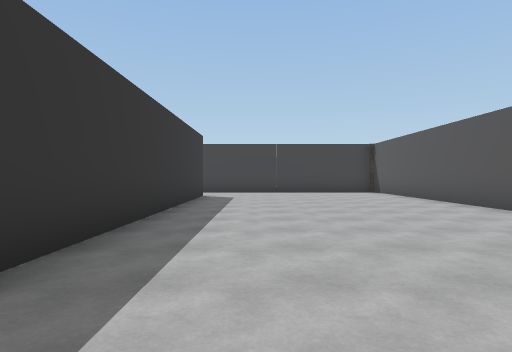
view 1 (above)

24 first-person views from a walk through a scene from a Unity 3-D project. The camera is 1.3 m above the floor, looks level and sees 75° across. The floor is counted in squares, 2 m on a side. Each view is taken from the middle of a square. On the plan, view 1 faces up. The plan holds only what a view shows up to about 10 squares ahead; the rest is blank. The place goes on beyond the plan. The player character is not drawn. Some animated figures are left out. Some surface patterns are stand-ins.

view 2
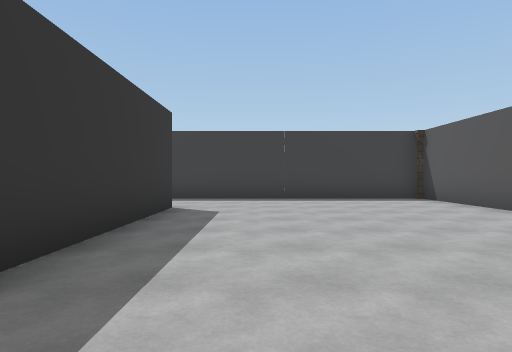

view 3
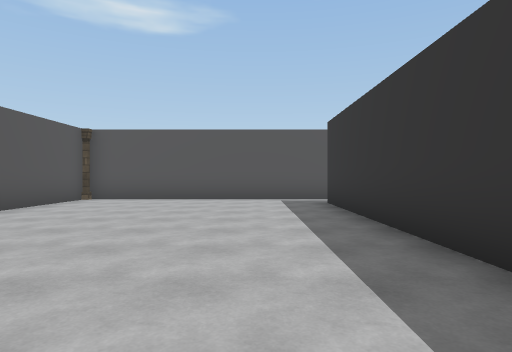

view 4
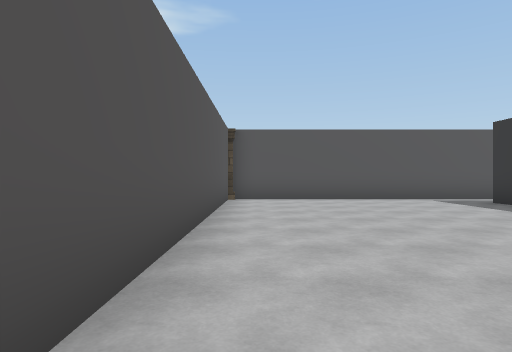

view 5
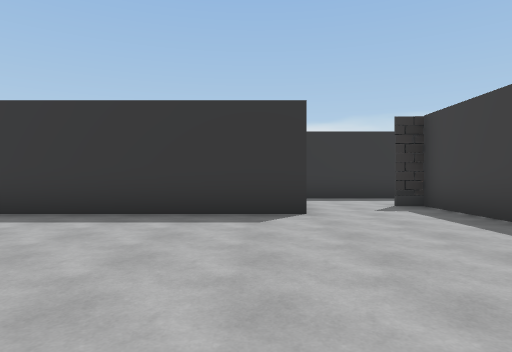

view 6
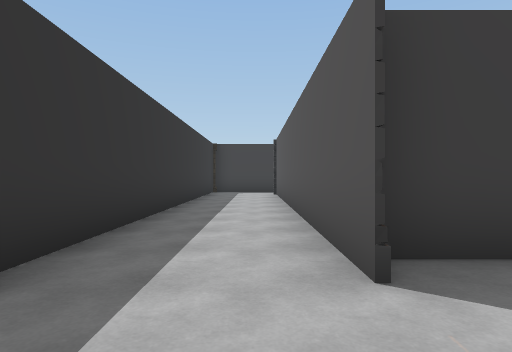

view 7
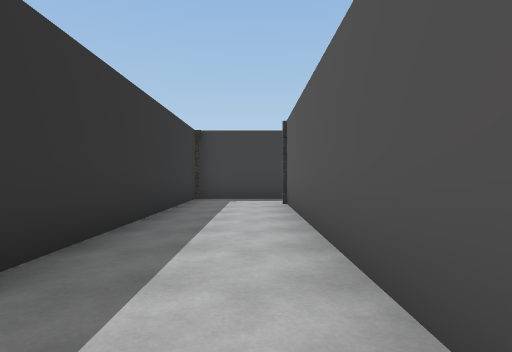

view 8
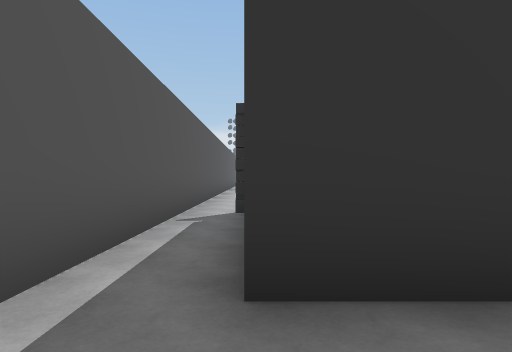

view 9
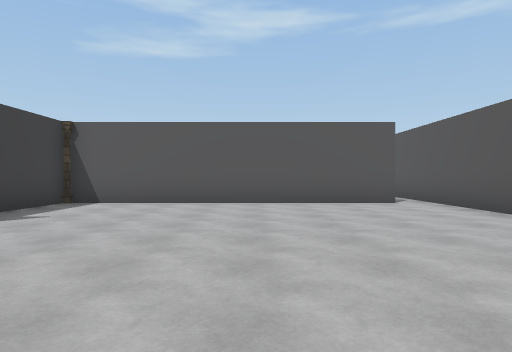

view 10
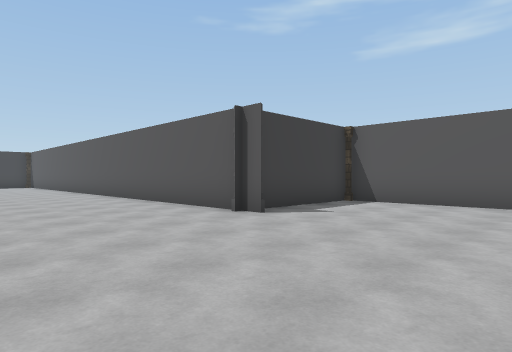

view 11
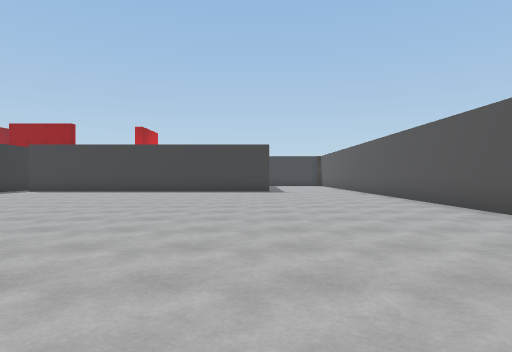

view 12
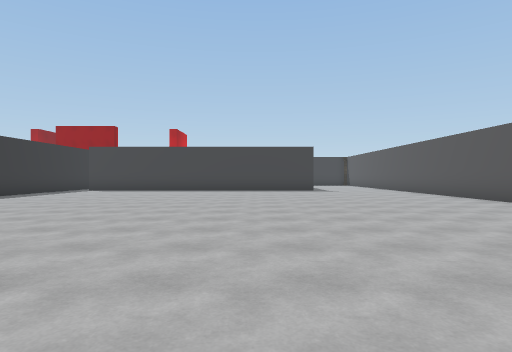

view 13
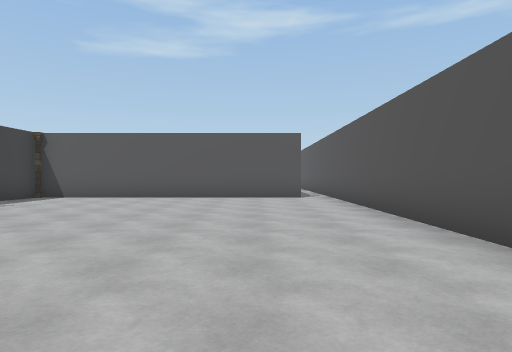

view 14
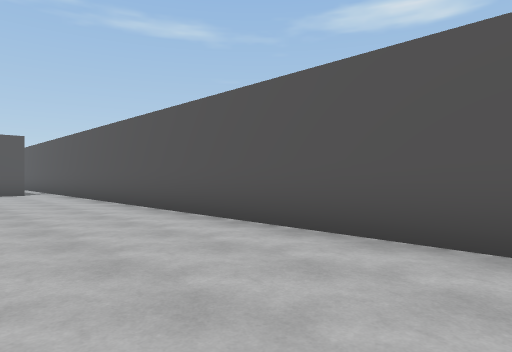

view 15
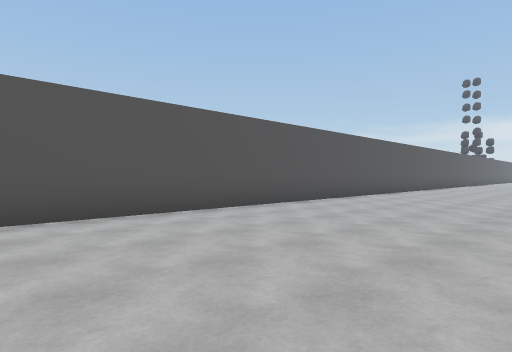

view 16
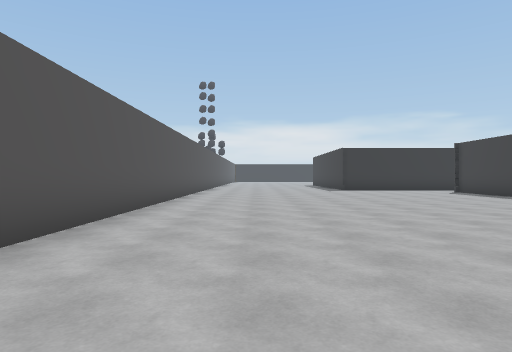

view 17
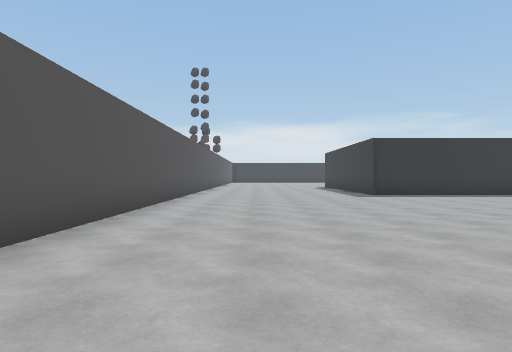

view 18
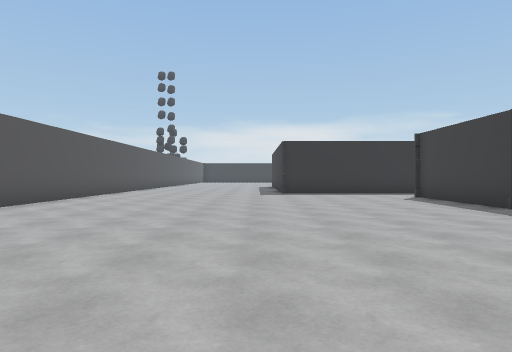

view 19
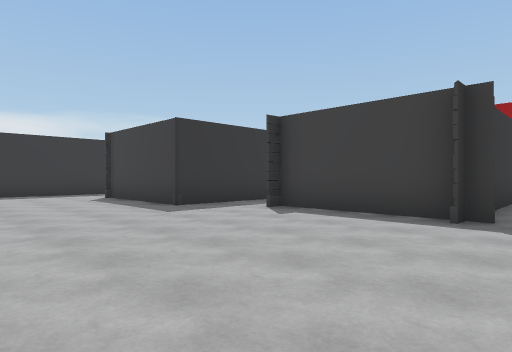

view 20
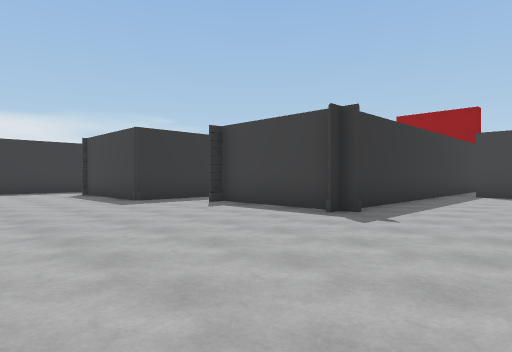

view 21
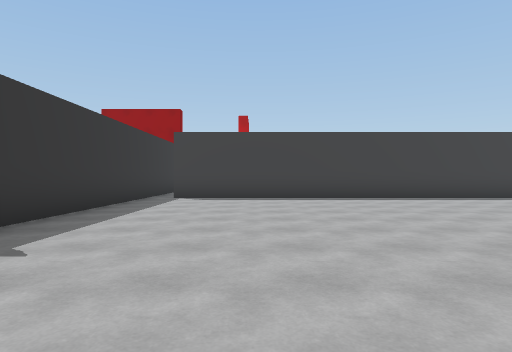

view 22
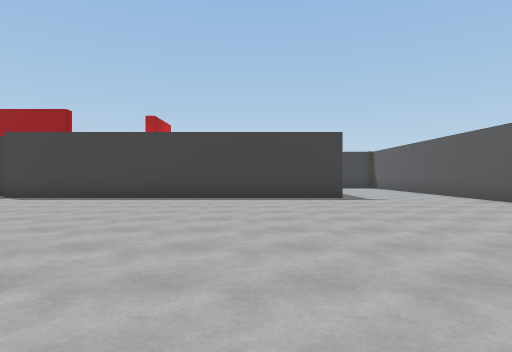

view 23
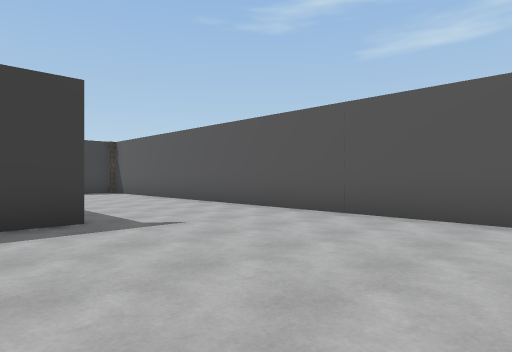

view 24
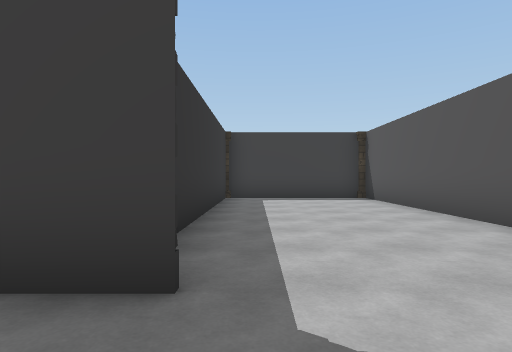

### Floor plan
Points are (right, up) in squares from view 1. A wall is a line through its corners. A room is listed if a view was taken in it or the views show most of it. See-through windows are left out.
Room 1 (views 1, 2, 3, 4, 5, 6, 7, 8)
walls: (-1.7, 10.9) (-1.7, -1.1); (-3.3, 13) (-3.3, 22.8); (4.5, 13.6) (-3.2, 13.6) (-3.2, 13); (4.8, -1.5) (4.8, 13.4); (-6.5, -2.3) (4.2, -2.3); (-3.1, 24.6) (-5.7, 24.6) (-5.7, 11.5)
ways out: opening at (-6, -2) to room 2; opening at (-5, 11); opening at (-4, 24); opening at (4, -2)
Room 2 (views 9, 10, 11, 12, 13, 14, 15, 16, 17, 18, 19, 20, 21, 22, 23, 24)
walls: (-23.9, 9.5) (-27.8, 9.5) (-27.8, 9.1); (-9.8, 6.1) (-9.8, 23.5); (-29.5, 11) (-29.5, 8) (-33.2, 8); (-24.3, 16) (-24.3, 9.1); (-13.4, 15.8) (-23.5, 15.8); (-6.5, 6.6) (-9.2, 6.6); (-6, -1.4) (-6, 6.5); (-34, -2.3) (-6.5, -2.3); (-13.9, 23.4) (-13.9, 17.6); (-10.5, 23.9) (-13.5, 23.9)
ways out: opening at (-6, -2) to room 1; opening at (-24, 16); opening at (-10, 23)

Positions as (right, up) in squares from view 1, and headings:
1: (0, 0), facing up
2: (0, 4), facing up
3: (0, 7), facing down
4: (4, 7), facing down
5: (4, 10), facing left
6: (-4, 11), facing up
7: (-4, 15), facing up
8: (0, -1), facing left
9: (-14, 2), facing right
10: (-14, 2), facing up-right
11: (-14, 2), facing up
12: (-16, 1), facing up
13: (-16, 0), facing right
14: (-19, 1), facing down-right
15: (-16, 3), facing down-left
16: (-20, 0), facing left
17: (-24, 0), facing left
18: (-23, 3), facing left
19: (-23, 4), facing up-left
20: (-21, 4), facing up-left
21: (-21, 6), facing up
22: (-16, 6), facing up
23: (-15, 11), facing up-right
24: (-13, 14), facing up
